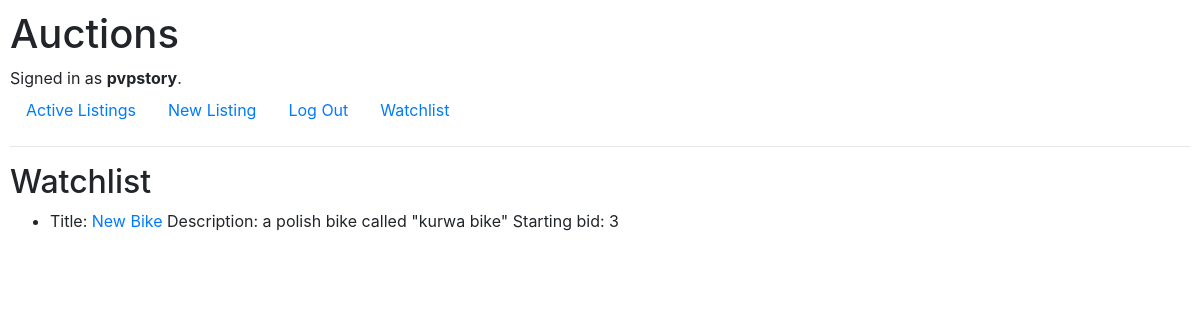
/watchlist (signed in), run on an earlier commit of the app's database.
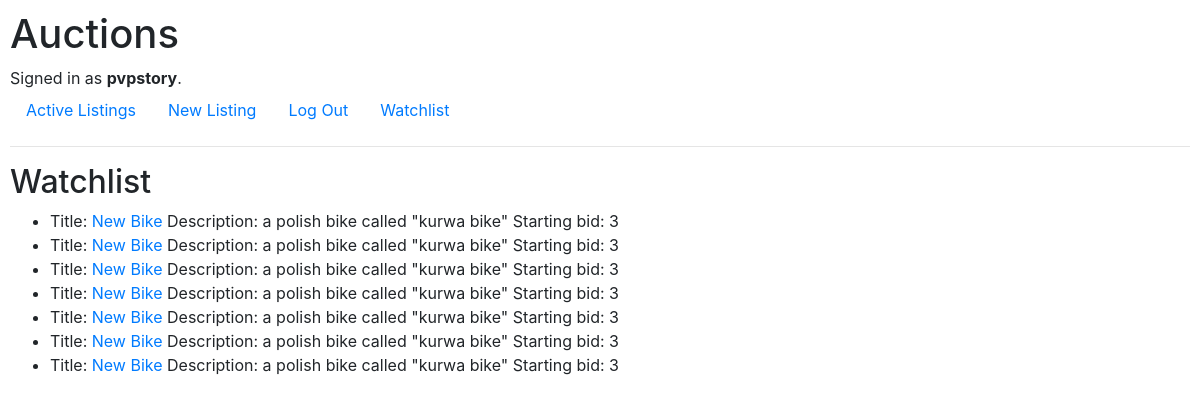
And on a later commit of the database.
### auctions/models.py (models this page shows, shortened)
class User(AbstractUser):
    pass

class watchlist(models.Model):
    user = models.ForeignKey(User, on_delete=models.CASCADE)
    listing = models.ForeignKey(listings, on_delete=models.CASCADE)

class listings(models.Model):
    title = models.CharField(max_length=64)
    description = models.TextField(max_length=500)
    starting_bit = models.IntegerField()
    creator = models.ForeignKey(User, on_delete=models.CASCADE)

### auctions/views.py (the view, shortened to what this page needs)
# urls.py: path("watchlist", views.watchlist_view, name="watchlist")
def watchlist_view(request):
    return render(request, "auctions/watchlist.html", {
        "watchlist": watchlist.objects.filter(user=request.user)
    })

### auctions/templates/auctions/watchlist.html
{% extends "auctions/layout.html" %}
{% block body %}
    <h2>Watchlist</h2>
    <ul>
    {% for item in watchlist %}
        <li>Title: <a href="/listing/{{ item.listing.id }}">{{ item.listing.title }}</a> Description: {{ item.listing.description }} Starting bid: {{ item.listing.starting_bit }}</li>
    {% endfor %}
    </ul>
{% endblock %}

### auctions/templates/auctions/layout.html (shortened to what this page needs)
{% load static %}
<!DOCTYPE html>
<html lang="en">
    <head>
        <link rel="stylesheet" href="https://stackpath.bootstrapcdn.com/bootstrap/4.4.1/css/bootstrap.min.css">
        <link href="{% static 'auctions/styles.css' %}" rel="stylesheet">
    </head>
    <body>
        <h1>Auctions</h1>
        <div>
            {% if user.is_authenticated %}
                Signed in as <strong>{{ user.username }}</strong>.
            {% else %}
                Not signed in.
            {% endif %}
        </div>
        <ul class="nav">
            <li class="nav-item">
                <a class="nav-link" href="{% url 'index' %}">Active Listings</a>
            </li>
            {% if user.is_authenticated %}
                <li>
                    <a class="nav-link" href="{% url 'new_listing' %}">New Listing</a>
                </li>
                <li class="nav-item">
                    <a class="nav-link" href="{% url 'logout' %}">Log Out</a>
                </li>
                <li class="nav-item">
                    <a class="nav-link" href="{% url 'watchlist' %}">Watchlist</a>
                </li>
            {% endif %}
        </ul>
        <hr>
        {% block body %}
        {% endblock %}
    </body>
</html>

### auctions/static/auctions/styles.css (style rules this page uses)
body { padding: 10px; }

What changed in the data, as far as the page shows it:
added watchlist: listing "New Bike", listing.description "a polish bike called \"kurwa bike\"", listing.starting_bit "3"
added watchlist: listing "New Bike", listing.description "a polish bike called \"kurwa bike\"", listing.starting_bit "3"
added watchlist: listing "New Bike", listing.description "a polish bike called \"kurwa bike\"", listing.starting_bit "3"
added watchlist: listing "New Bike", listing.description "a polish bike called \"kurwa bike\"", listing.starting_bit "3"
added watchlist: listing "New Bike", listing.description "a polish bike called \"kurwa bike\"", listing.starting_bit "3"
added watchlist: listing "New Bike", listing.description "a polish bike called \"kurwa bike\"", listing.starting_bit "3"
